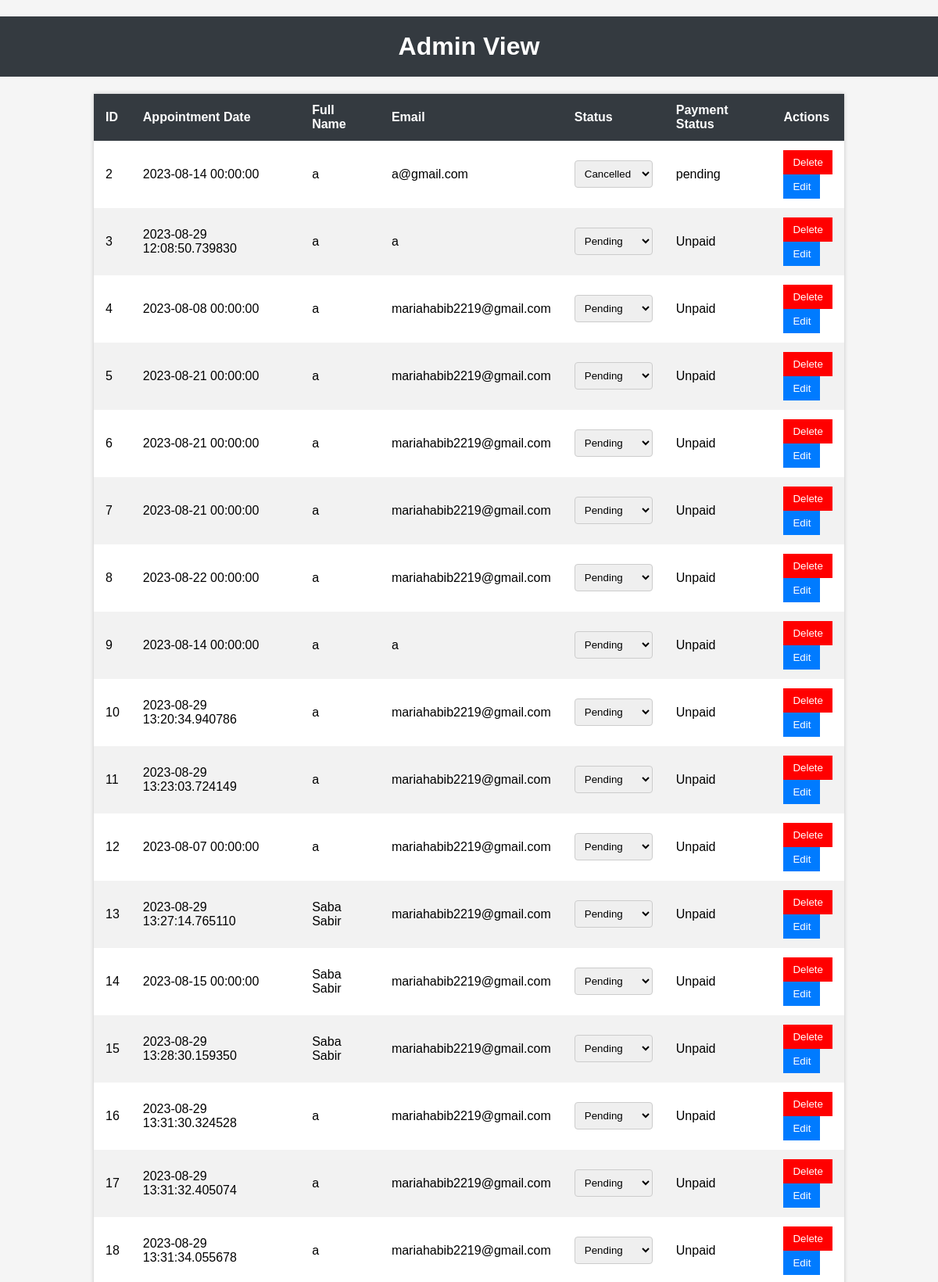
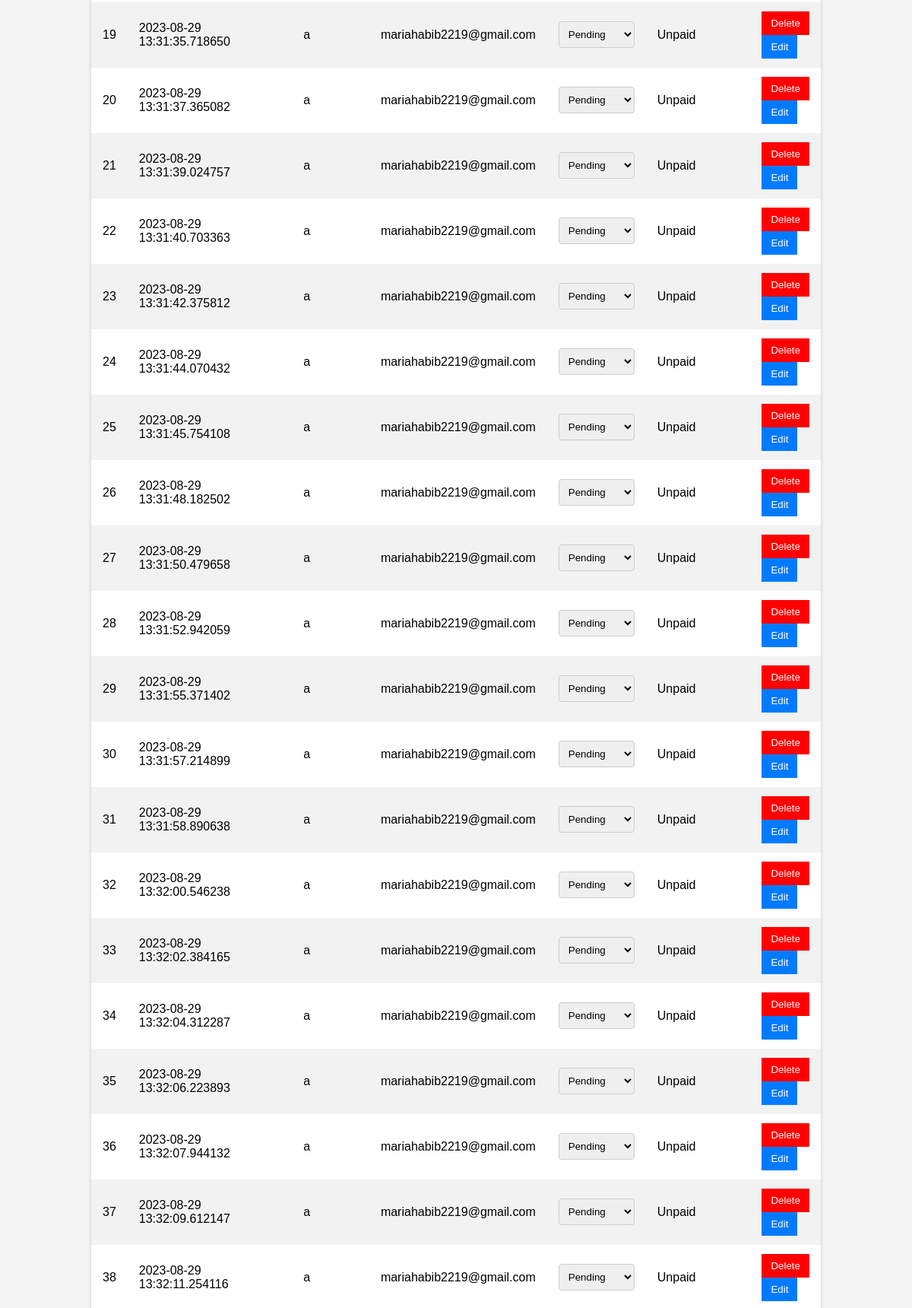
/admin_view (signed in, upper part), run on the app's committed database (2 pictures, top to bottom).
### app.py (models this page shows)
class Appointment(db.Model):
    id = db.Column(db.Integer, primary_key=True)
    full_name = db.Column(db.String)
    email = db.Column(db.String)
    status = db.Column(db.String)
    payment_status = db.Column(db.String)
    date =  db.Column(db.DateTime)

### app.py (the view, shortened to what this page needs)
@app.route('/admin_view', methods=['GET', 'POST'])
def admin_view():
    if 'admin_authenticated' not in session or not session['admin_authenticated']:
        return redirect(url_for('login'))
    appointments = Appointment.query.all()
    return render_template('admin_view.html', appointments=appointments)

### templates/admin_view.html (shortened to what this page needs)
<!DOCTYPE html>
<html>
<head>
</head>
<body>
    <h1>Admin View</h1>
    <table>
        <thead>
            <tr>
                <th>ID</th>
                <th>Appointment Date</th>
                <th>Full Name</th>
                <th>Email</th>
                <th>Status</th>
                <th>Payment Status</th>
                <th>Actions</th>
            </tr>
        </thead>
        <tbody>
            {% for appointment in appointments %}
            <tr>
                <td>{{ appointment.id }}</td>
                <td>{{ appointment.date }}</td>
                <td>{{ appointment.full_name }}</td>
                <td>{{ appointment.email }}</td>
                <td>
                    <select name="appointment_status">
                        <option value="pending" {% if appointment.status == 'pending' %}selected{% endif %}>Pending</option>
                        <option value="cancelled" {% if appointment.status == 'cancelled' %}selected{% endif %}>Cancelled</option>
                    </select>
                </td>
                <td>{{ appointment.payment_status }}</td>
                <td>
                    <form method="POST" action="{{ url_for('admin_view') }}">
                        <button type="submit" id="delete_button" name="action" value="delete" style="background-color: #ff0000; color: #fff;">Delete</button>
                    </form>
                    <form method="GET" action="{{ url_for('edit_appointment', appointment_id=appointment.id) }}">
                      <button type="submit">Edit</button>
                  </form>
                </td>
            </tr>
            {% endfor %}
        </tbody>
    </table>
</body>
</html>

### templates/admin_view.html (style rules this page uses)
body { font-family: Arial, sans-serif; margin: 0; padding: 0; background-color: #f5f5f5; }
h1 { text-align: center; padding: 20px; background-color: #343a40; color: #fff; }
table { margin: 20px auto; border-collapse: collapse; width: 80%; background-color: #fff; box-shadow: 0px 0px 5px 0px rgba(0,0,0,0.2); }
th, td { padding: 12px 15px; text-align: left; }
th { background-color: #343a40; color: #fff; }
tr:nth-child(even) { background-color: #f2f2f2; }
select { padding: 8px; border: 1px solid #ccc; border-radius: 4px; }
button { padding: 8px 12px; border: none; background-color: #007bff; color: #fff; cursor: pointer; }

### data on the page
Appointment: id "2", date "2023-08-14 00:00:00", full_name "a", email "a@gmail.com", appointment_status "Cancelled", payment_status "pending"
Appointment: id "3", date "2023-08-29 12:08:50.739830", full_name "a", email "a", payment_status "Unpaid"
Appointment: id "4", date "2023-08-08 00:00:00", full_name "a", email "mariahabib2219@gmail.com", payment_status "Unpaid"
Appointment: id "5", date "2023-08-21 00:00:00", full_name "a", email "mariahabib2219@gmail.com", payment_status "Unpaid"
Appointment: id "6", date "2023-08-21 00:00:00", full_name "a", email "mariahabib2219@gmail.com", payment_status "Unpaid"
Appointment: id "7", date "2023-08-21 00:00:00", full_name "a", email "mariahabib2219@gmail.com", payment_status "Unpaid"
Appointment: id "8", date "2023-08-22 00:00:00", full_name "a", email "mariahabib2219@gmail.com", payment_status "Unpaid"
Appointment: id "9", date "2023-08-14 00:00:00", full_name "a", email "a", payment_status "Unpaid"
Appointment: id "10", date "2023-08-29 13:20:34.940786", full_name "a", email "mariahabib2219@gmail.com", payment_status "Unpaid"
Appointment: id "11", date "2023-08-29 13:23:03.724149", full_name "a", email "mariahabib2219@gmail.com", payment_status "Unpaid"
Appointment: id "12", date "2023-08-07 00:00:00", full_name "a", email "mariahabib2219@gmail.com", payment_status "Unpaid"
Appointment: id "13", date "2023-08-29 13:27:14.765110", full_name "Saba Sabir", email "mariahabib2219@gmail.com", payment_status "Unpaid"
Appointment: id "14", date "2023-08-15 00:00:00", full_name "Saba Sabir", email "mariahabib2219@gmail.com", payment_status "Unpaid"
Appointment: id "15", date "2023-08-29 13:28:30.159350", full_name "Saba Sabir", email "mariahabib2219@gmail.com", payment_status "Unpaid"
Appointment: id "16", date "2023-08-29 13:31:30.324528", full_name "a", email "mariahabib2219@gmail.com", payment_status "Unpaid"
Appointment: id "17", date "2023-08-29 13:31:32.405074", full_name "a", email "mariahabib2219@gmail.com", payment_status "Unpaid"
Appointment: id "18", date "2023-08-29 13:31:34.055678", full_name "a", email "mariahabib2219@gmail.com", payment_status "Unpaid"
Appointment: id "19", date "2023-08-29 13:31:35.718650", full_name "a", email "mariahabib2219@gmail.com", payment_status "Unpaid"
Appointment: id "20", date "2023-08-29 13:31:37.365082", full_name "a", email "mariahabib2219@gmail.com", payment_status "Unpaid"
Appointment: id "21", date "2023-08-29 13:31:39.024757", full_name "a", email "mariahabib2219@gmail.com", payment_status "Unpaid"
Appointment: id "22", date "2023-08-29 13:31:40.703363", full_name "a", email "mariahabib2219@gmail.com", payment_status "Unpaid"
Appointment: id "23", date "2023-08-29 13:31:42.375812", full_name "a", email "mariahabib2219@gmail.com", payment_status "Unpaid"
Appointment: id "24", date "2023-08-29 13:31:44.070432", full_name "a", email "mariahabib2219@gmail.com", payment_status "Unpaid"
Appointment: id "25", date "2023-08-29 13:31:45.754108", full_name "a", email "mariahabib2219@gmail.com", payment_status "Unpaid"
Appointment: id "26", date "2023-08-29 13:31:48.182502", full_name "a", email "mariahabib2219@gmail.com", payment_status "Unpaid"
Appointment: id "27", date "2023-08-29 13:31:50.479658", full_name "a", email "mariahabib2219@gmail.com", payment_status "Unpaid"
Appointment: id "28", date "2023-08-29 13:31:52.942059", full_name "a", email "mariahabib2219@gmail.com", payment_status "Unpaid"
Appointment: id "29", date "2023-08-29 13:31:55.371402", full_name "a", email "mariahabib2219@gmail.com", payment_status "Unpaid"
Appointment: id "30", date "2023-08-29 13:31:57.214899", full_name "a", email "mariahabib2219@gmail.com", payment_status "Unpaid"
Appointment: id "31", date "2023-08-29 13:31:58.890638", full_name "a", email "mariahabib2219@gmail.com", payment_status "Unpaid"
Appointment: id "32", date "2023-08-29 13:32:00.546238", full_name "a", email "mariahabib2219@gmail.com", payment_status "Unpaid"
Appointment: id "33", date "2023-08-29 13:32:02.384165", full_name "a", email "mariahabib2219@gmail.com", payment_status "Unpaid"
Appointment: id "34", date "2023-08-29 13:32:04.312287", full_name "a", email "mariahabib2219@gmail.com", payment_status "Unpaid"
Appointment: id "35", date "2023-08-29 13:32:06.223893", full_name "a", email "mariahabib2219@gmail.com", payment_status "Unpaid"
Appointment: id "36", date "2023-08-29 13:32:07.944132", full_name "a", email "mariahabib2219@gmail.com", payment_status "Unpaid"
Appointment: id "37", date "2023-08-29 13:32:09.612147", full_name "a", email "mariahabib2219@gmail.com", payment_status "Unpaid"
Appointment: id "38", date "2023-08-29 13:32:11.254116", full_name "a", email "mariahabib2219@gmail.com", payment_status "Unpaid"
